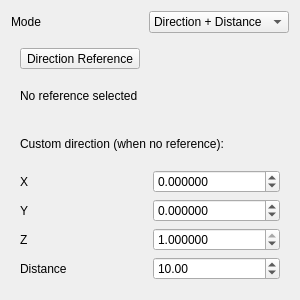
<?xml version="1.0" encoding="UTF-8"?>
<ui version="4.0">
 <class>PartDesignGui::TaskTranslateParameters</class>
 <widget class="QWidget" name="PartDesignGui::TaskTranslateParameters">
  <property name="geometry">
   <rect>
    <x>0</x>
    <y>0</y>
    <width>300</width>
    <height>300</height>
   </rect>
  </property>
  <property name="windowTitle">
   <string notr="true">Form</string>
  </property>
  <layout class="QVBoxLayout" name="verticalLayout">
   <item>
    <layout class="QHBoxLayout" name="layoutMode">
     <item>
      <widget class="QLabel" name="labelMode">
       <property name="text">
        <string>Mode</string>
       </property>
      </widget>
     </item>
     <item>
      <widget class="QComboBox" name="comboMode">
       <property name="toolTip">
        <string>Select the translation mode</string>
       </property>
       <item>
        <property name="text">
         <string>Direction + Distance</string>
        </property>
       </item>
       <item>
        <property name="text">
         <string>Point to Point</string>
        </property>
       </item>
       <item>
        <property name="text">
         <string>Coordinates</string>
        </property>
       </item>
      </widget>
     </item>
    </layout>
   </item>
   <item>
    <widget class="QStackedWidget" name="stackedWidget">
     <!-- Page 0: Direction + Distance -->
     <widget class="QWidget" name="pageDirectionDistance">
      <layout class="QVBoxLayout" name="layoutDD">
       <item>
        <widget class="QToolButton" name="buttonDirectionRef">
         <property name="toolTip">
          <string>Select an edge, face, or datum to define the translation direction</string>
         </property>
         <property name="text">
          <string>Direction Reference</string>
         </property>
         <property name="checkable">
          <bool>true</bool>
         </property>
        </widget>
       </item>
       <item>
        <widget class="QLabel" name="labelDirectionRef">
         <property name="text">
          <string>No reference selected</string>
         </property>
        </widget>
       </item>
       <item>
        <widget class="QLabel" name="labelCustomDir">
         <property name="text">
          <string>Custom direction (when no reference):</string>
         </property>
        </widget>
       </item>
       <item>
        <layout class="QHBoxLayout" name="layoutDirX">
         <item>
          <widget class="QLabel" name="labelDirX">
           <property name="text">
            <string>X</string>
           </property>
          </widget>
         </item>
         <item>
          <widget class="QDoubleSpinBox" name="spinDirX">
           <property name="decimals">
            <number>6</number>
           </property>
           <property name="minimum">
            <double>-1.000000000000000</double>
           </property>
           <property name="maximum">
            <double>1.000000000000000</double>
           </property>
           <property name="singleStep">
            <double>0.100000000000000</double>
           </property>
           <property name="value">
            <double>0.000000000000000</double>
           </property>
          </widget>
         </item>
        </layout>
       </item>
       <item>
        <layout class="QHBoxLayout" name="layoutDirY">
         <item>
          <widget class="QLabel" name="labelDirY">
           <property name="text">
            <string>Y</string>
           </property>
          </widget>
         </item>
         <item>
          <widget class="QDoubleSpinBox" name="spinDirY">
           <property name="decimals">
            <number>6</number>
           </property>
           <property name="minimum">
            <double>-1.000000000000000</double>
           </property>
           <property name="maximum">
            <double>1.000000000000000</double>
           </property>
           <property name="singleStep">
            <double>0.100000000000000</double>
           </property>
           <property name="value">
            <double>0.000000000000000</double>
           </property>
          </widget>
         </item>
        </layout>
       </item>
       <item>
        <layout class="QHBoxLayout" name="layoutDirZ">
         <item>
          <widget class="QLabel" name="labelDirZ">
           <property name="text">
            <string>Z</string>
           </property>
          </widget>
         </item>
         <item>
          <widget class="QDoubleSpinBox" name="spinDirZ">
           <property name="decimals">
            <number>6</number>
           </property>
           <property name="minimum">
            <double>-1.000000000000000</double>
           </property>
           <property name="maximum">
            <double>1.000000000000000</double>
           </property>
           <property name="singleStep">
            <double>0.100000000000000</double>
           </property>
           <property name="value">
            <double>1.000000000000000</double>
           </property>
          </widget>
         </item>
        </layout>
       </item>
       <item>
        <layout class="QHBoxLayout" name="layoutDistance">
         <item>
          <widget class="QLabel" name="labelDistance">
           <property name="text">
            <string>Distance</string>
           </property>
          </widget>
         </item>
         <item>
          <widget class="Gui::QuantitySpinBox" name="spinDistance">
           <property name="toolTip">
            <string>Distance to translate along the direction</string>
           </property>
           <property name="keyboardTracking">
            <bool>false</bool>
           </property>
           <property name="unit" stdset="0">
            <string notr="true">mm</string>
           </property>
           <property name="minimum">
            <double>-1e+308</double>
           </property>
           <property name="value">
            <double>10.000000000000000</double>
           </property>
          </widget>
         </item>
        </layout>
       </item>
      </layout>
     </widget>
     <!-- Page 1: Point to Point -->
     <widget class="QWidget" name="pagePointToPoint">
      <layout class="QVBoxLayout" name="layoutPTP">
       <item>
        <widget class="QToolButton" name="buttonStartPoint">
         <property name="toolTip">
          <string>Select the start vertex for the translation</string>
         </property>
         <property name="text">
          <string>Start Point</string>
         </property>
         <property name="checkable">
          <bool>true</bool>
         </property>
        </widget>
       </item>
       <item>
        <widget class="QLabel" name="labelStartPoint">
         <property name="text">
          <string>No start point selected</string>
         </property>
        </widget>
       </item>
       <item>
        <widget class="QToolButton" name="buttonEndPoint">
         <property name="toolTip">
          <string>Select the end vertex for the translation</string>
         </property>
         <property name="text">
          <string>End Point</string>
         </property>
         <property name="checkable">
          <bool>true</bool>
         </property>
        </widget>
       </item>
       <item>
        <widget class="QLabel" name="labelEndPoint">
         <property name="text">
          <string>No end point selected</string>
         </property>
        </widget>
       </item>
      </layout>
     </widget>
     <!-- Page 2: Coordinates -->
     <widget class="QWidget" name="pageCoordinates">
      <layout class="QVBoxLayout" name="layoutCoord">
       <item>
        <layout class="QHBoxLayout" name="layoutDX">
         <item>
          <widget class="QLabel" name="labelDX">
           <property name="text">
            <string>DX</string>
           </property>
          </widget>
         </item>
         <item>
          <widget class="Gui::QuantitySpinBox" name="spinDX">
           <property name="keyboardTracking">
            <bool>false</bool>
           </property>
           <property name="unit" stdset="0">
            <string notr="true">mm</string>
           </property>
           <property name="minimum">
            <double>-1e+308</double>
           </property>
           <property name="value">
            <double>0.000000000000000</double>
           </property>
          </widget>
         </item>
        </layout>
       </item>
       <item>
        <layout class="QHBoxLayout" name="layoutDY">
         <item>
          <widget class="QLabel" name="labelDY">
           <property name="text">
            <string>DY</string>
           </property>
          </widget>
         </item>
         <item>
          <widget class="Gui::QuantitySpinBox" name="spinDY">
           <property name="keyboardTracking">
            <bool>false</bool>
           </property>
           <property name="unit" stdset="0">
            <string notr="true">mm</string>
           </property>
           <property name="minimum">
            <double>-1e+308</double>
           </property>
           <property name="value">
            <double>0.000000000000000</double>
           </property>
          </widget>
         </item>
        </layout>
       </item>
       <item>
        <layout class="QHBoxLayout" name="layoutDZ">
         <item>
          <widget class="QLabel" name="labelDZ">
           <property name="text">
            <string>DZ</string>
           </property>
          </widget>
         </item>
         <item>
          <widget class="Gui::QuantitySpinBox" name="spinDZ">
           <property name="keyboardTracking">
            <bool>false</bool>
           </property>
           <property name="unit" stdset="0">
            <string notr="true">mm</string>
           </property>
           <property name="minimum">
            <double>-1e+308</double>
           </property>
           <property name="value">
            <double>0.000000000000000</double>
           </property>
          </widget>
         </item>
        </layout>
       </item>
       <item>
        <layout class="QHBoxLayout" name="layoutAxisSystem">
         <item>
          <widget class="QLabel" name="labelAxisSystem">
           <property name="text">
            <string>Axis System</string>
           </property>
          </widget>
         </item>
         <item>
          <widget class="QToolButton" name="buttonAxisSystem">
           <property name="toolTip">
            <string>Select a coordinate system; leave unset to use the body origin</string>
           </property>
           <property name="text">
            <string>Select Axis System</string>
           </property>
           <property name="checkable">
            <bool>true</bool>
           </property>
          </widget>
         </item>
        </layout>
       </item>
       <item>
        <widget class="QLabel" name="labelAxisSystemRef">
         <property name="text">
          <string>Body origin (default)</string>
         </property>
        </widget>
       </item>
      </layout>
     </widget>
    </widget>
   </item>
  </layout>
 </widget>
 <customwidgets>
  <customwidget>
   <class>Gui::QuantitySpinBox</class>
   <extends>QDoubleSpinBox</extends>
   <header>Gui/QuantitySpinBox.h</header>
  </customwidget>
 </customwidgets>
 <resources/>
 <connections/>
</ui>
